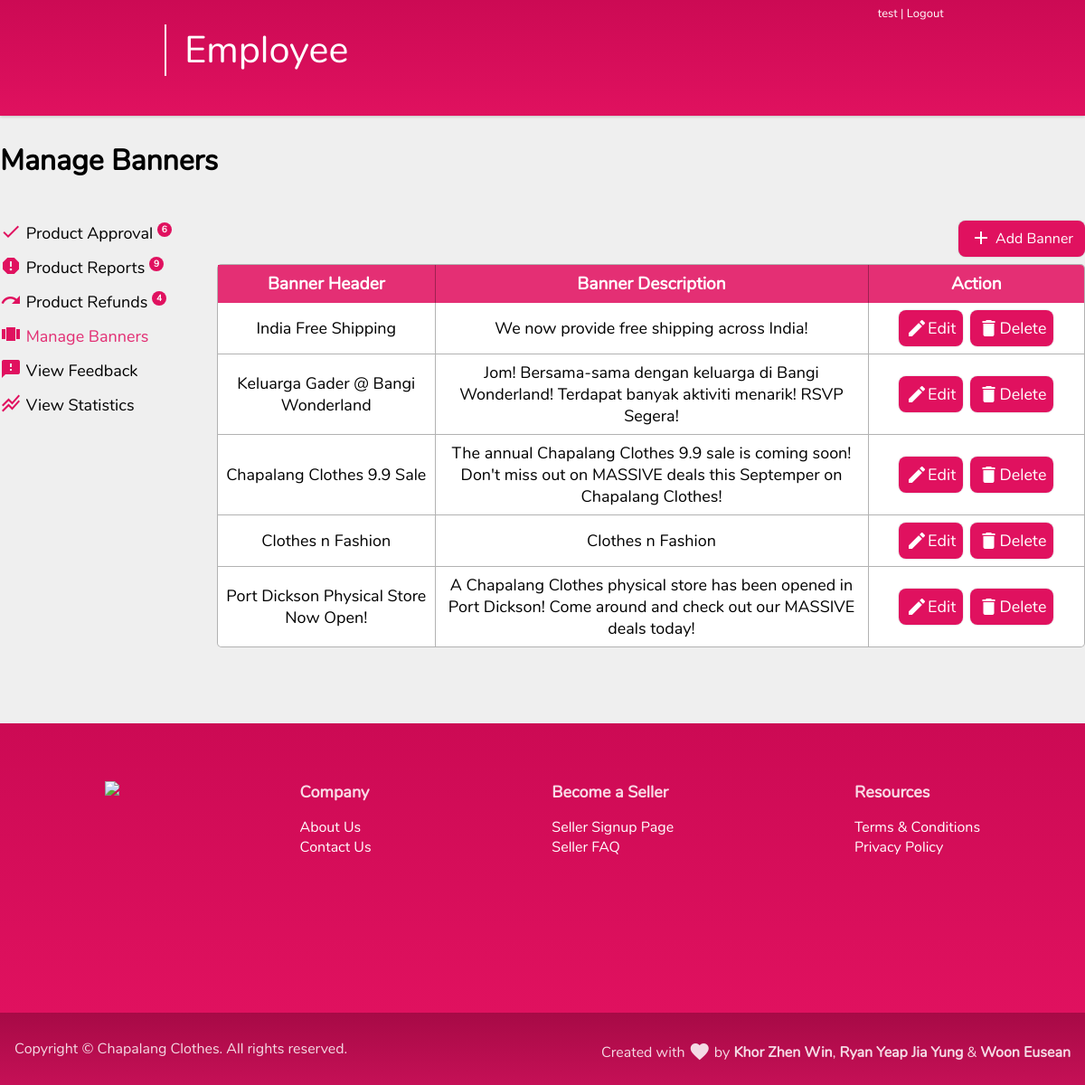
Screenshot of /employee_banner.php (signed in) with the database file from the repository.
### tables this page shows
CREATE TABLE IF NOT EXISTS `employee` (
  `EmployeeId` int NOT NULL AUTO_INCREMENT,
  `Username` varchar(140) NOT NULL,
  `Password` varchar(140) NOT NULL,
  `Email` varchar(140) NOT NULL,
  PRIMARY KEY (`EmployeeId`),
  UNIQUE KEY `Username` (`Username`),
  UNIQUE KEY `Email` (`Email`)
);

CREATE TABLE IF NOT EXISTS `banner` (
  `BannerId` int NOT NULL AUTO_INCREMENT,
  `BannerName` varchar(140) NOT NULL,
  `BannerDescription` varchar(250) NOT NULL,
  `BannerImage` varchar(140) NOT NULL,
  PRIMARY KEY (`BannerId`)
);

### includes/database.php (called while the page is built, shortened)
<?php
class mysqlidb
{
  private static $host = "localhost";
  private static $db = "chapalang";
  private static $user = "root";
  private static $pass = "";
  private static $port = 3306;
  private static $con = null;
  static function getConn()
  {
    if (is_null(self::$con)) {
      self::$con = mysqli_connect(self::$host, self::$user, self::$pass, self::$db, self::$port);
    }
    return self::$con;
  }
  static function query(string $queryString)
  {
    $result = self::getConn()->query($queryString);
    if ($result) {
      return $result;
    } else {
      throw new Exception("Query $queryString: " . self::getError());
    }
  }
  static function fetchAllRows(string $queryString)
  {
    $result = self::query($queryString);
    $rows = $result->fetch_all(MYSQLI_ASSOC);
    return $rows;
  }
  static function fetchRow(string $queryString)
  {
    $result = self::query($queryString);
    $row = $result->fetch_assoc();
    return $row;
  }
}

### employee_banner.php (the view, shortened to what this page needs)
<?php
include_once("includes/database.php");
$rows = mysqlidb::fetchAllRows("SELECT * FROM banner");
?>
<!DOCTYPE html>
<html lang="en">
<head>
  <link href="styles/template.css" type="text/css" rel="stylesheet">
  <link href="styles/pagetopbar.css" type="text/css" rel="stylesheet">
  <link href="styles/khor.css" type="text/css" rel="stylesheet">
</head>
<body>
  <?php include "includes/pagetopbaremployee.php" ?>
  <div class="body-wrapper">
    <div></div>
    <div class="content-wrapper container">
      <h1>Manage Banners</h1>
      <div class="employee-wrapper p-2">
        <?php include "includes/employee_sidenav.php" ?>
        <div>
          <a href="employee_add_banner.php">
            <div class="btn-primary btn-add-banner">
              <i class="material-icons icons white">add</i>
              Add Banner
            </div>
          </a>
          <table class="employee-table bg-white">
            <tr>
              <th width="25%">Banner Header</th>
              <th width="50%">Banner Description</th>
              <th class="employee-table-header-tr" width="25%">Action</th>
            </tr>
            <?php
            if (count($rows) > 0) {
              foreach ($rows as $row) {
                echo "<tr>
                        <td width=\"25%\">{$row['BannerName']}</td>
                        <td width=\"50%\">{$row['BannerDescription']}</td>
                        <td width=\"25%\">
                            <a href=\"employee_edit_banner.php?bannerid={$row['BannerId']}\" class=\"btn-primary p-1 visited-white\"><i class=\"material-icons icons white\">edit</i>Edit</a><a href=\"employee_delete_banner.php?bannerid={$row['BannerId']}\" class=\"btn-primary p-1 visited-white\"><i class=\"material-icons icons white\">delete</i>Delete</a>
                        </td>
                    </tr>";
              }
            } else {
              echo "<tr><td colspan=\"4\"><h2 class=\"cultured-dark\">There are no product approvals.</h2></td></tr>";
            }
            ?>
          </table>
        </div>
      </div>
    </div>
  </div>
</body>
</html>

### includes/pagetopbaremployee.php (shortened to what this page needs)
<?php
include_once("includes/database.php");
$row = mysqlidb::fetchRow("SELECT * FROM employee WHERE EmployeeId = '{$_SESSION['employeeid']}'");
?>
<div class="top-bar white">
    <div class="top-bar-wrapper container">
        <div class="top-bar-elements">
            <div class="top-bar-left">
            </div>
            <div class="top-bar-right">
                <a class="m-0"><?php echo "$row[Username]";?></a>
                |
                <a href="logout.php"> Logout</a>
            </div>
        </div>
        <div class="top-bar-header">
            <div class="top-bar-title">
                Employee
            </div>
        </div>
    </div>
</div>

### styles/template.css (style rules this page uses)
:root { --primary: rgb(224, 17, 95); --primary-dark: rgb(197, 16, 85); --secondary: rgb(192, 12, 81); --secondary-dark: rgb(169, 10, 71); --bg-primary: #efefef; --bg-primary-light: #fafafa; --bg-primary-dark: #757575; --col-grey-dark: rgba(0, 0, 0, 0.3); --col-grey-light: rgba(0, 0, 0, 0.15); }
.material-icons { font-family: 'Material Icons'; font-weight: normal; font-style: normal; font-size: 24px; line-height: 1; letter-spacing: normal; text-transform: none; display: inline-block; white-space: nowrap; word-wrap: normal; direction: ltr; -moz-osx-font-smoothing: grayscale; }
html { scroll-behavior: smooth; }
* { box-sizing: border-box; }
body { margin: 0; background-color: #efefef; font-family: 'Nunito', sans-serif !important; }
a { text-decoration: none; color: black; }
.unselectable { -webkit-user-select: none; }
.white { color: white !important; }
.bg-white { background-color: #ffffff; }
.text-left { text-align: left !important; }
.text-right { text-align: right !important; }
.btn-primary { background-color: #e0115f; color: white; text-align: center; height: 2.5rem; line-height: 2.5rem; border-radius: 0.5rem; border: none; box-shadow: 0 0 0.1rem rgba(0, 0, 0, 0.3); cursor: pointer; transition: box-shadow ease-in-out 0.25s; margin: 0.25rem; }
.body-wrapper { min-height: 100vh; display: grid; grid-template-rows: 8rem minmax(calc(100vh - 8rem), 1fr) auto; }
.container { margin-right: auto; margin-left: auto; }
.content-wrapper { margin-top: 0.4rem; margin-bottom: 0.4rem; min-width: 1200px; width: 60%; }
.footer { z-index: 50; background-image: linear-gradient(0deg, #e0115f, #cc0a54); color: rgba(255, 255, 255, 0.85); height: 20rem; width: 100%; }
.footer-small { z-index: 50; background-image: linear-gradient(0deg, #c51056, #a70a46); color: rgba(255, 255, 255, 0.85); height: 5rem; width: 100%; }
.footer-small .material-icons { position: relative; top: 6px; }
.footer-wrapper { display: flex; justify-content: space-around; padding: 0 1rem 0 1rem; min-width: 1200px; width: 75%; height: 100%; }
.footer-wrapper-small { align-items: center; display: grid; grid-template-columns: repeat(2, 1fr); padding: 0 1rem 0 1rem; min-width: 1200px; width: 75%; height: 100%; }
.footer-group { margin: 4rem 0; }
.footer-group ul { color: rgba(255, 255, 255); list-style: none; padding: 0; }
.footer-group a { color: rgba(255, 255, 255); }
.footer-logo { width: 200px; height: auto; }
.footer-group-header { font-weight: bold; font-size: large; }
.m-0 { margin: 0 !important; }
.p-1 { padding: 0.5rem; }
.p-2 { padding: 1rem; }

### styles/pagetopbar.css (style rules this page uses)
.top-bar { top: 0; right: 0; left: 0; position: fixed; z-index: 100; background-image: linear-gradient(0deg, #e0115f, #cc0a54); height: 8rem; box-shadow: 0 0 0.25rem rgba(0, 0, 0, 0.3); }
.top-bar-wrapper { z-index: 400; height: 2rem; max-width: 1200px; width: 75%; }
.top-bar-elements { display: block; align-items: center; overflow: auto; }
.top-bar-left { padding: 0.4rem; float: left; font-size: small; }
.top-bar-right { padding: 0.4rem; float: right; font-size: small; }
.top-bar-header { display: flex; position: relative; align-items: center; }
.top-bar-title { border-left: 2px solid white; position: relative; top: -4px; font-size: 2.6rem; padding: 0 1.25rem; }
.top-bar a { text-decoration: none; color: white; }

### styles/khor.css (style rules this page uses)
.employee-wrapper { display: grid; grid-template-columns: 1fr 4fr; padding: 1rem 0; }
.employee-table { border: 1px solid rgba(0, 0, 0, 0.3); border-radius: 5px; border-spacing: 0; text-align: center; table-layout: fixed; width: 100%; height: 0px; }
.employee-table th { background-color: #e01160de; color: white; font-size: larger; height: 2rem; padding: 0.5rem; }
.employee-table th:nth-child(n + 2) { border-left: 1px solid rgba(0, 0, 0, 0.3); }
.employee-table td { padding: 0.5rem; font-size: large; word-wrap: break-word; font-weight: 550; }
.employee-table td:nth-child(n + 2) { border-left: 1px solid rgba(0, 0, 0, 0.3); }
.employee-table tr:not(:last-child) td { border-bottom: 1px solid rgba(0, 0, 0, 0.3); }
.employee-table-header-tr { border-radius: 0 4px 0 0; }
.btn-add-banner { width: 10%; min-width: 140px; float: right; margin: 0.5rem 0; }
.icons { position: relative; top: 0.35rem; }

### rows the page displays
employee: Username "test"
banner: BannerName "India Free Shipping", BannerDescription "We now provide free shipping across India!"
banner: BannerName "Keluarga Gader @ Bangi Wonderland", BannerDescription "Jom! Bersama-sama dengan keluarga di Bangi Wonderland! Terdapat banyak aktiviti menarik! RSVP Segera!"
banner: BannerName "Chapalang Clothes 9.9 Sale", BannerDescription "The annual Chapalang Clothes 9.9 sale is coming soon! Don't miss out on MASSIVE deals this Septemper on Chapalang Clothes!"
banner: BannerName "Clothes n Fashion", BannerDescription "Clothes n Fashion"
banner: BannerName "Port Dickson Physical Store Now Open!", BannerDescription "A Chapalang Clothes physical store has been opened in Port Dickson! Come around and check out our MASSIVE deals today!"

### other values shown
$approvals "6"
$reports "9"
$refunds "4"
